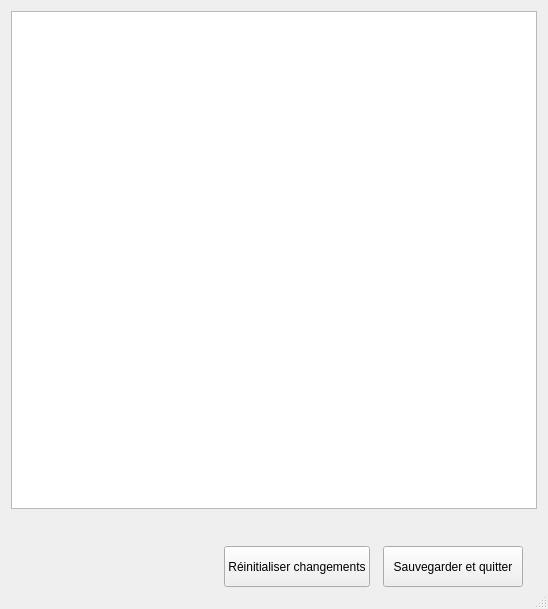
<?xml version="1.0" encoding="UTF-8"?>
<ui version="4.0">
 <class>Dialog</class>
 <widget class="QDialog" name="Dialog">
  <property name="geometry">
   <rect>
    <x>0</x>
    <y>0</y>
    <width>548</width>
    <height>609</height>
   </rect>
  </property>
  <property name="windowTitle">
   <string>DreamTeamTrad - FautesCheck - Liste mots exclus</string>
  </property>
  <property name="windowIcon">
   <iconset resource="../ressource.qrc">
    <normaloff>:/ressource/DreamteamLogo.ico</normaloff>:/ressource/DreamteamLogo.ico</iconset>
  </property>
  <property name="sizeGripEnabled">
   <bool>true</bool>
  </property>
  <layout class="QVBoxLayout" name="verticalLayout_2">
   <item>
    <layout class="QVBoxLayout" name="verticalLayout">
     <property name="spacing">
      <number>37</number>
     </property>
     <property name="bottomMargin">
      <number>11</number>
     </property>
     <item>
      <widget class="QTableWidget" name="tableWidget_excludedWords">
       <property name="contextMenuPolicy">
        <enum>Qt::CustomContextMenu</enum>
       </property>
       <property name="dragDropOverwriteMode">
        <bool>false</bool>
       </property>
       <property name="selectionMode">
        <enum>QAbstractItemView::SingleSelection</enum>
       </property>
       <property name="selectionBehavior">
        <enum>QAbstractItemView::SelectItems</enum>
       </property>
       <attribute name="horizontalHeaderVisible">
        <bool>false</bool>
       </attribute>
       <attribute name="horizontalHeaderDefaultSectionSize">
        <number>200</number>
       </attribute>
       <attribute name="horizontalHeaderStretchLastSection">
        <bool>true</bool>
       </attribute>
       <attribute name="verticalHeaderShowSortIndicator" stdset="0">
        <bool>false</bool>
       </attribute>
       <column>
        <property name="text">
         <string>mots</string>
        </property>
       </column>
      </widget>
     </item>
     <item>
      <layout class="QHBoxLayout" name="horizontalLayout">
       <property name="spacing">
        <number>13</number>
       </property>
       <property name="rightMargin">
        <number>14</number>
       </property>
       <item>
        <spacer name="horizontalSpacer">
         <property name="orientation">
          <enum>Qt::Horizontal</enum>
         </property>
         <property name="sizeHint" stdset="0">
          <size>
           <width>40</width>
           <height>20</height>
          </size>
         </property>
        </spacer>
       </item>
       <item>
        <widget class="QPushButton" name="pushButton_resetChange">
         <property name="minimumSize">
          <size>
           <width>140</width>
           <height>41</height>
          </size>
         </property>
         <property name="text">
          <string>Réinitialiser changements</string>
         </property>
         <property name="autoDefault">
          <bool>false</bool>
         </property>
        </widget>
       </item>
       <item>
        <widget class="QPushButton" name="pushButton_saveAndQuit">
         <property name="sizePolicy">
          <sizepolicy hsizetype="Minimum" vsizetype="Fixed">
           <horstretch>0</horstretch>
           <verstretch>0</verstretch>
          </sizepolicy>
         </property>
         <property name="minimumSize">
          <size>
           <width>140</width>
           <height>41</height>
          </size>
         </property>
         <property name="text">
          <string>Sauvegarder et quitter</string>
         </property>
         <property name="autoDefault">
          <bool>false</bool>
         </property>
        </widget>
       </item>
      </layout>
     </item>
    </layout>
   </item>
  </layout>
 </widget>
 <tabstops>
  <tabstop>pushButton_resetChange</tabstop>
 </tabstops>
 <resources>
  <include location="../ressource.qrc"/>
 </resources>
 <connections/>
</ui>
